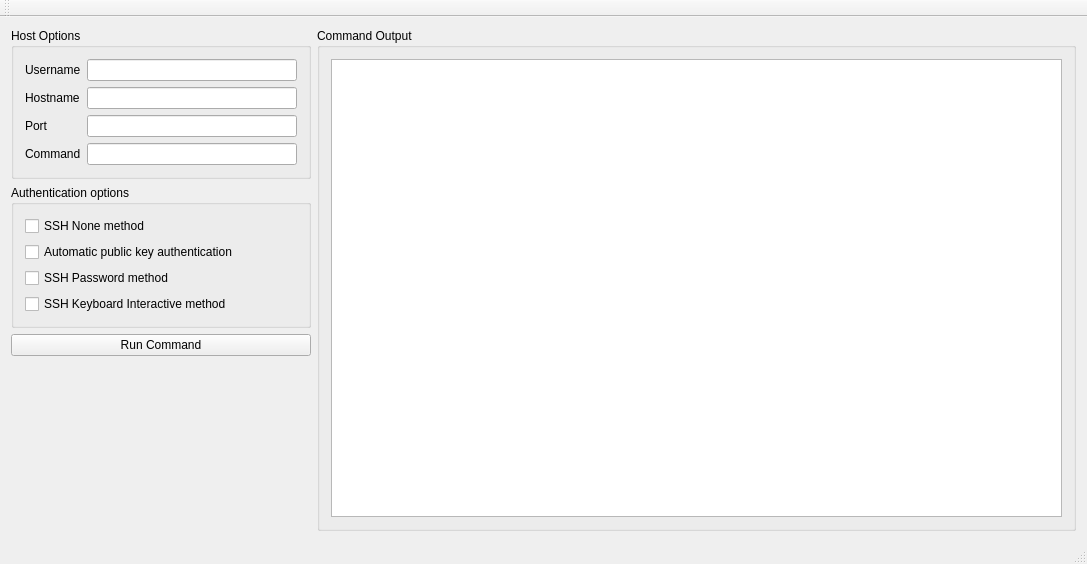
<?xml version="1.0" encoding="UTF-8"?>
<ui version="4.0">
 <class>runprocessgui</class>
 <widget class="QMainWindow" name="runprocessgui">
  <property name="geometry">
   <rect>
    <x>0</x>
    <y>0</y>
    <width>1087</width>
    <height>564</height>
   </rect>
  </property>
  <property name="windowTitle">
   <string>runprocessgui</string>
  </property>
  <widget class="QWidget" name="centralWidget">
   <layout class="QHBoxLayout" name="horizontalLayout">
    <item>
     <layout class="QVBoxLayout" name="verticalLayout_4">
      <item>
       <widget class="QGroupBox" name="groupBox_2">
        <property name="sizePolicy">
         <sizepolicy hsizetype="Maximum" vsizetype="Preferred">
          <horstretch>0</horstretch>
          <verstretch>0</verstretch>
         </sizepolicy>
        </property>
        <property name="minimumSize">
         <size>
          <width>300</width>
          <height>0</height>
         </size>
        </property>
        <property name="title">
         <string>Host Options</string>
        </property>
        <layout class="QVBoxLayout" name="verticalLayout">
         <item>
          <layout class="QGridLayout" name="gridLayout">
           <item row="0" column="0">
            <widget class="QLabel" name="username_label">
             <property name="text">
              <string>Username</string>
             </property>
            </widget>
           </item>
           <item row="0" column="1">
            <widget class="QLineEdit" name="username_edit"/>
           </item>
           <item row="1" column="0" rowspan="2">
            <widget class="QLabel" name="hostname_label">
             <property name="text">
              <string>Hostname</string>
             </property>
            </widget>
           </item>
           <item row="1" column="1" rowspan="2">
            <widget class="QLineEdit" name="hostname_edit"/>
           </item>
           <item row="3" column="0" rowspan="2">
            <widget class="QLabel" name="port_label">
             <property name="text">
              <string>Port</string>
             </property>
            </widget>
           </item>
           <item row="3" column="1" rowspan="2">
            <widget class="QLineEdit" name="port_edit"/>
           </item>
           <item row="5" column="0">
            <widget class="QLabel" name="command_label">
             <property name="text">
              <string>Command</string>
             </property>
            </widget>
           </item>
           <item row="5" column="1">
            <widget class="QLineEdit" name="command_edit"/>
           </item>
          </layout>
         </item>
        </layout>
       </widget>
      </item>
      <item>
       <widget class="QGroupBox" name="groupBox_3">
        <property name="title">
         <string>Authentication options</string>
        </property>
        <layout class="QVBoxLayout" name="verticalLayout_3">
         <item>
          <widget class="QCheckBox" name="auth_none">
           <property name="text">
            <string>SSH None method</string>
           </property>
          </widget>
         </item>
         <item>
          <widget class="QCheckBox" name="auth_pubkey">
           <property name="text">
            <string>Automatic public key authentication</string>
           </property>
          </widget>
         </item>
         <item>
          <widget class="QCheckBox" name="auth_password">
           <property name="text">
            <string>SSH Password method</string>
           </property>
          </widget>
         </item>
         <item>
          <widget class="QCheckBox" name="auth_kbi">
           <property name="text">
            <string>SSH Keyboard Interactive method</string>
           </property>
          </widget>
         </item>
        </layout>
       </widget>
      </item>
      <item>
       <widget class="QPushButton" name="run_button">
        <property name="sizePolicy">
         <sizepolicy hsizetype="Minimum" vsizetype="Fixed">
          <horstretch>200</horstretch>
          <verstretch>0</verstretch>
         </sizepolicy>
        </property>
        <property name="text">
         <string>Run Command</string>
        </property>
       </widget>
      </item>
      <item>
       <spacer name="verticalSpacer">
        <property name="orientation">
         <enum>Qt::Vertical</enum>
        </property>
        <property name="sizeHint" stdset="0">
         <size>
          <width>20</width>
          <height>40</height>
         </size>
        </property>
       </spacer>
      </item>
     </layout>
    </item>
    <item>
     <widget class="QGroupBox" name="groupBox">
      <property name="sizePolicy">
       <sizepolicy hsizetype="Expanding" vsizetype="Expanding">
        <horstretch>0</horstretch>
        <verstretch>0</verstretch>
       </sizepolicy>
      </property>
      <property name="title">
       <string>Command Output</string>
      </property>
      <layout class="QVBoxLayout" name="verticalLayout_2">
       <item>
        <widget class="QPlainTextEdit" name="output_edit">
         <property name="font">
          <font>
           <family>Monospace</family>
          </font>
         </property>
         <property name="plainText">
          <string notr="true"/>
         </property>
        </widget>
       </item>
      </layout>
     </widget>
    </item>
   </layout>
  </widget>
  <widget class="QMenuBar" name="menuBar">
   <property name="geometry">
    <rect>
     <x>0</x>
     <y>0</y>
     <width>1087</width>
     <height>21</height>
    </rect>
   </property>
  </widget>
  <widget class="QToolBar" name="mainToolBar">
   <attribute name="toolBarArea">
    <enum>TopToolBarArea</enum>
   </attribute>
   <attribute name="toolBarBreak">
    <bool>false</bool>
   </attribute>
  </widget>
  <widget class="QStatusBar" name="statusBar"/>
 </widget>
 <layoutdefault spacing="6" margin="11"/>
 <resources/>
 <connections/>
</ui>
